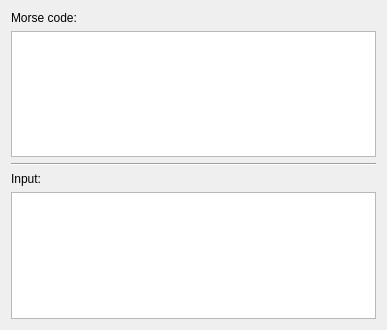
<?xml version="1.0" encoding="UTF-8"?>
<ui version="4.0">
 <class>MorseConverterWidget</class>
 <widget class="QWidget" name="MorseConverterWidget">
  <property name="geometry">
   <rect>
    <x>0</x>
    <y>0</y>
    <width>387</width>
    <height>330</height>
   </rect>
  </property>
  <property name="windowTitle">
   <string>Form</string>
  </property>
  <layout class="QGridLayout" name="gridLayout">
   <item row="0" column="0">
    <layout class="QVBoxLayout" name="verticalLayout">
     <item>
      <widget class="QLabel" name="mp_label_morse_code">
       <property name="text">
        <string>Morse code:</string>
       </property>
      </widget>
     </item>
     <item>
      <widget class="QPlainTextEdit" name="mp_edit_morse">
       <property name="readOnly">
        <bool>true</bool>
       </property>
      </widget>
     </item>
     <item>
      <widget class="Line" name="line">
       <property name="orientation">
        <enum>Qt::Horizontal</enum>
       </property>
      </widget>
     </item>
     <item>
      <widget class="QLabel" name="mp_label_input">
       <property name="text">
        <string>Input:</string>
       </property>
      </widget>
     </item>
     <item>
      <widget class="QPlainTextEdit" name="mp_edit_input"/>
     </item>
    </layout>
   </item>
  </layout>
 </widget>
 <resources/>
 <connections/>
</ui>
